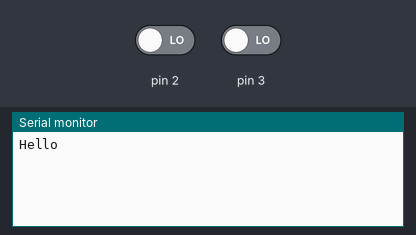
The sketch below on a simulated Arduino Uno, built with avr-gcc and run on an emulated ATmega328P. Parts: the last lines printed to the serial monitor. The test bench sets the inputs (shaded band); at power-on: pin 2 LOW, pin 3 LOW.

Above: at 1.2 s.
1.3 s: pin 2 driven HIGH
At 1.7 s:
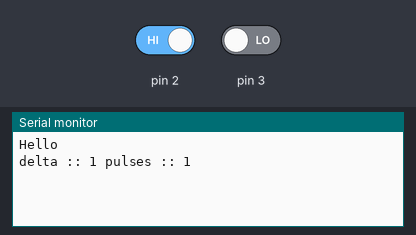
2.8 s: pin 3 driven HIGH
At 4.0 s:
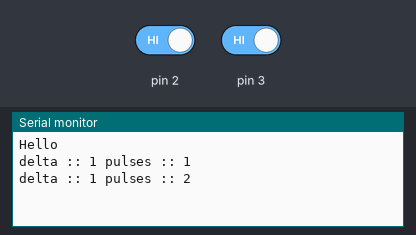
4.3 s: pin 2 driven LOW
At 5.2 s:
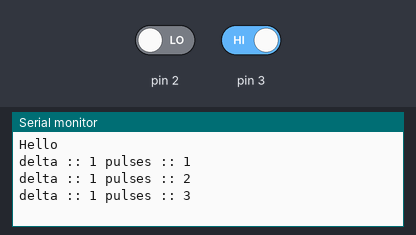
5.8 s: pin 3 driven LOW
At 6.3 s:
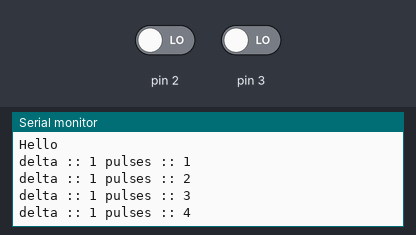
Timing chart, 0 to 8.3 s (numbered marks = the images above; inputs shaded):
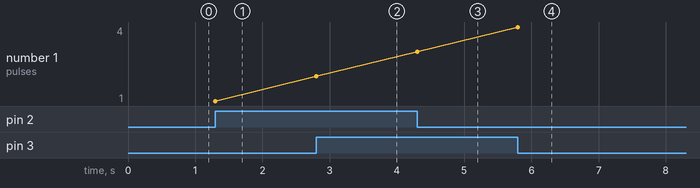

The sketch:

encoder00.ino
```cpp
long encoder_pulses = 0;
long encoder_last_pulses = 0;
bool encoder_changed = false;
bool encoder_a = true;
bool encoder_b = false;

#define ENCODER_STEP_RESOLUTION 800

void setup() {

  // setup interrupts for encoder
  attachInterrupt(0, encoder_a_rise, RISING);
  attachInterrupt(1, encoder_b_rise, RISING);

  // start serial, only if not using midi
  Serial.begin(115400);
  Serial.println("Hello");

}

void loop() {
  if (encoder_changed) {
    encoder_changed = false;

    long delta_pulses = encoder_pulses - encoder_last_pulses;
    float delta = (float)delta_pulses / ENCODER_STEP_RESOLUTION;

    encoder_last_pulses = encoder_pulses;

    Serial.print("delta :: ");
    Serial.print(delta_pulses);
    Serial.print(" pulses :: ");
    Serial.print(encoder_pulses);
    Serial.println("");

  }
}

void encoder_a_rise() {
  detachInterrupt(0);

  if (encoder_b) {
    encoder_pulses--;
  } else {
    encoder_pulses++;
  }

  encoder_a = true;
  encoder_changed = true;

  attachInterrupt(0, encoder_a_fall, FALLING);
}

void encoder_a_fall() {
  detachInterrupt(0);

  if (encoder_b) {
    encoder_pulses++;
  } else {
    encoder_pulses--;
  }

  encoder_a = false;
  encoder_changed = true;

  attachInterrupt(0, encoder_a_rise, RISING);
}

void encoder_b_rise() {
  detachInterrupt(1);

  if (encoder_a) {
    encoder_pulses++;
  } else {
    encoder_pulses--;
  }

  encoder_b = true;
  encoder_changed = true;

  attachInterrupt(1, encoder_b_fall, FALLING);
}

void encoder_b_fall() {
  detachInterrupt(1);

  if (encoder_a) {
    encoder_pulses--;
  } else {
    encoder_pulses++;
  }

  encoder_b = false;
  encoder_changed = true;

  attachInterrupt(1, encoder_b_rise, RISING);
}
```

Measured:
- after the input at 1.3 s, the serial monitor: prints a new line at once (image 1)
- after the input at 2.8 s, the serial monitor: prints a new line at once (image 2)
- after the input at 4.3 s, the serial monitor: prints a new line at once (image 3)
- after the input at 5.8 s, the serial monitor: prints a new line at once (image 4)
- plotted number 1: 1 → 2 after the input at 2.8 s, 2 → 3 after the input at 4.3 s, 3 → 4 after the input at 5.8 s
